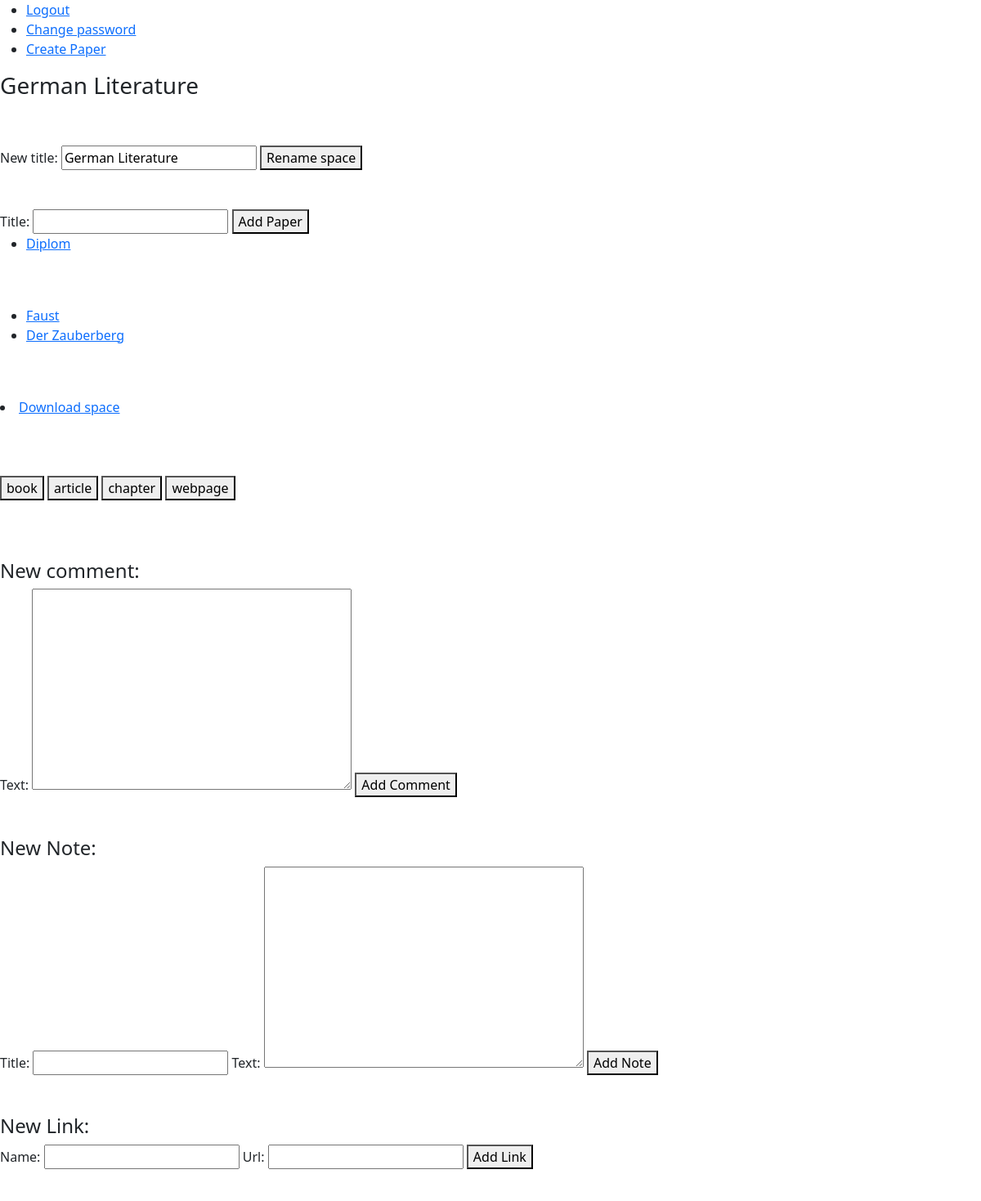
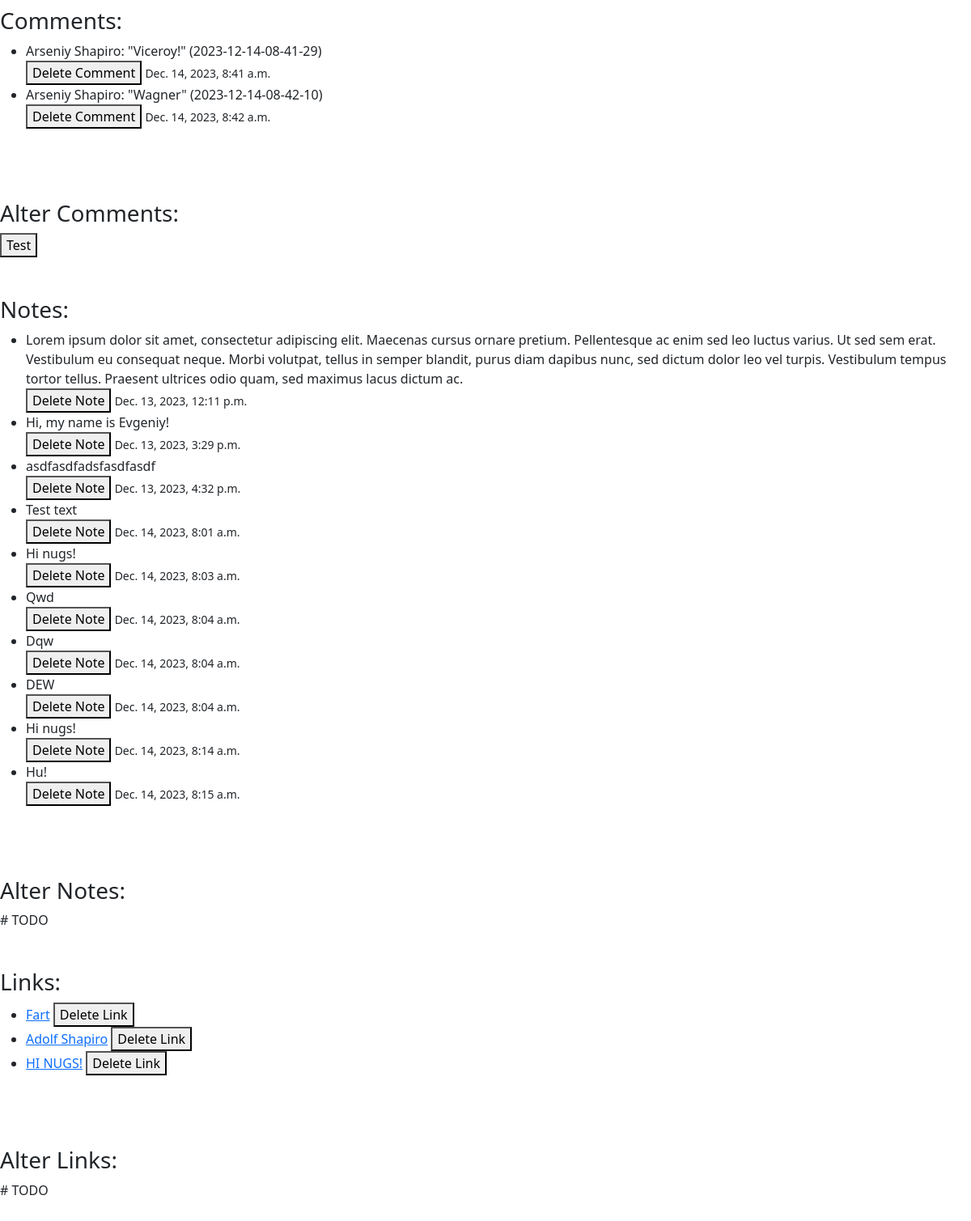
The app's page /work_space/2 (signed in), older data (2 pictures, top to bottom).
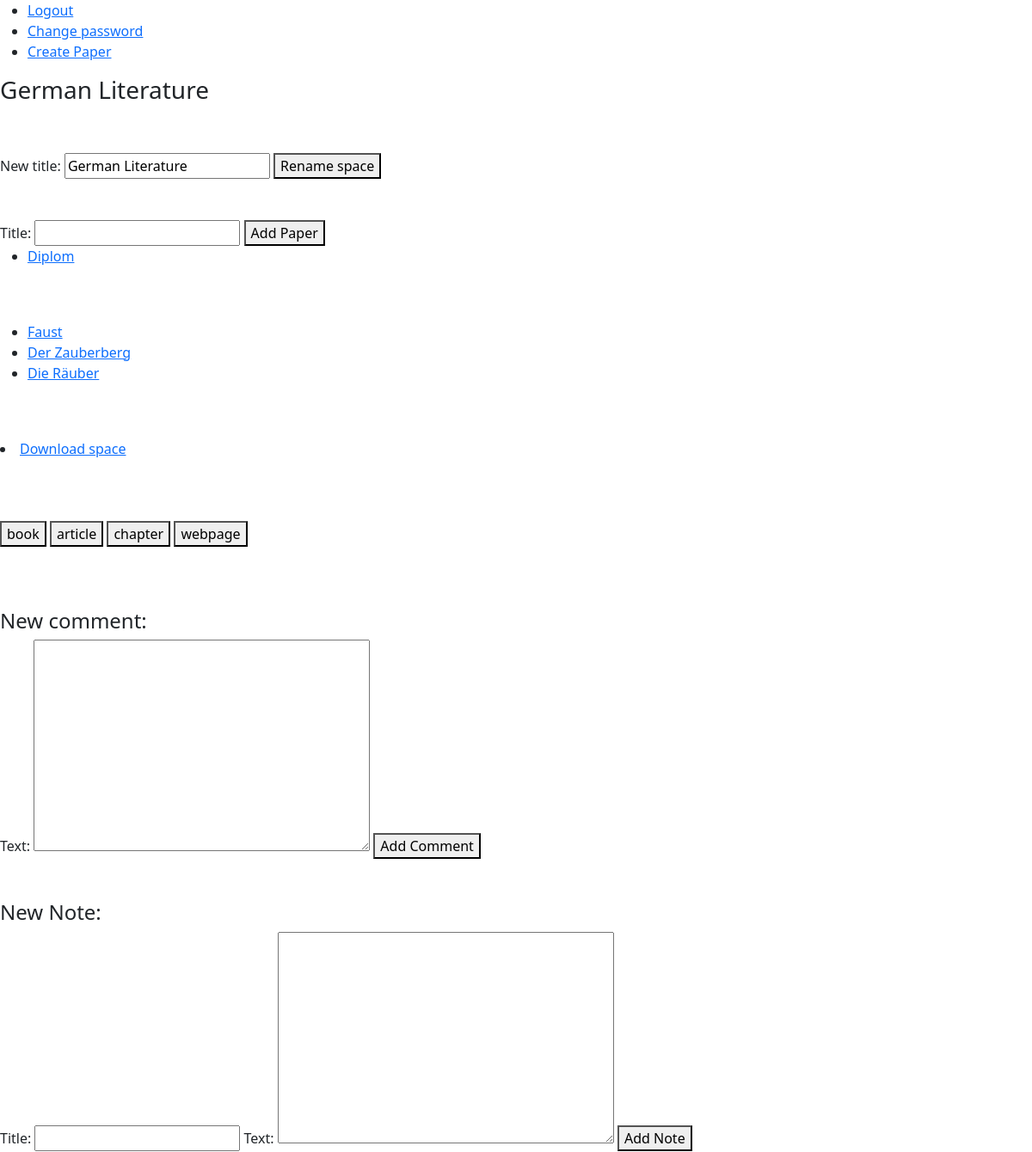
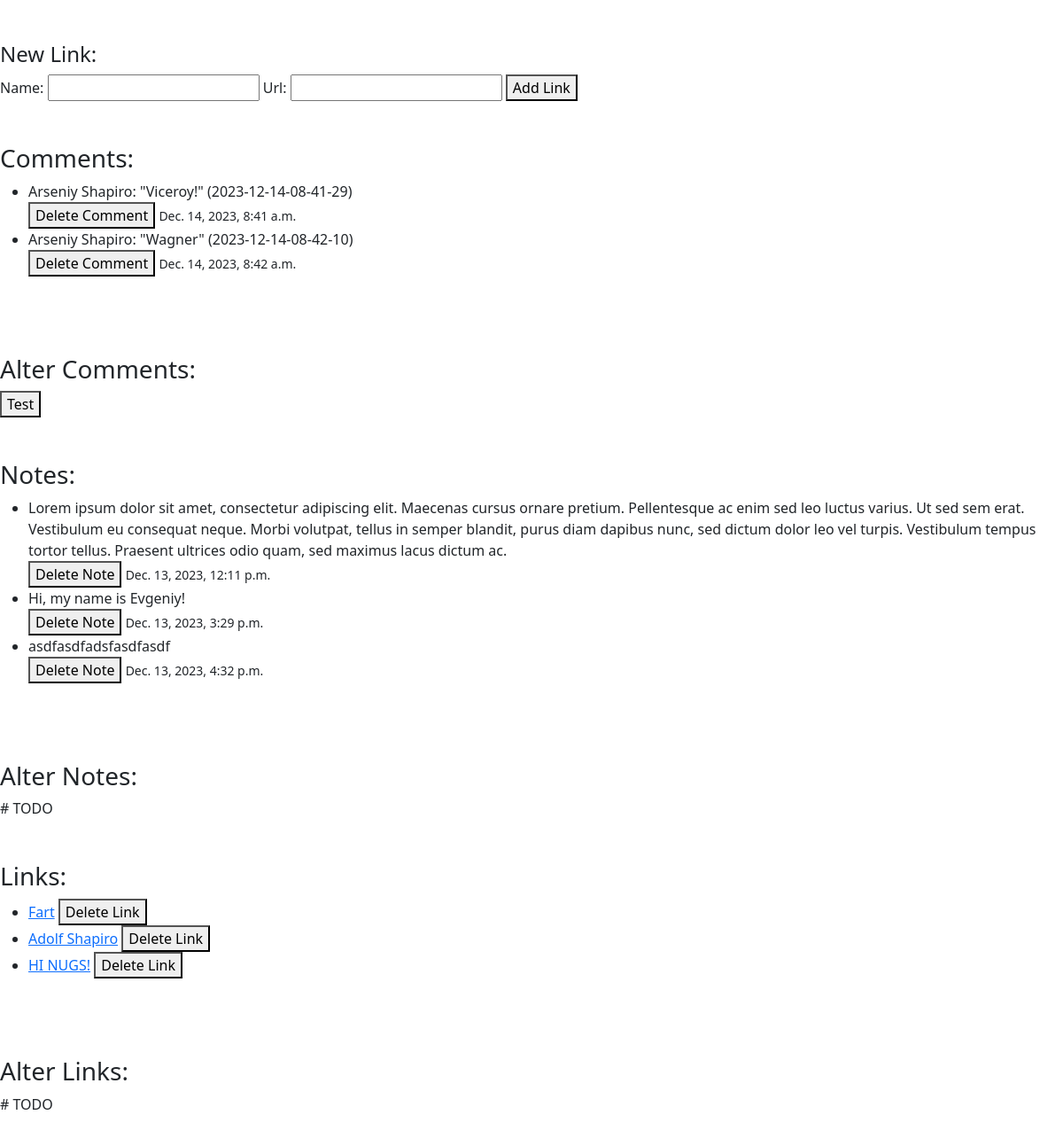
The same page, newer data (2 pictures, top to bottom).
### work_space/models.py (models this page shows, shortened)
class WorkSpace(models.Model):
    owner = models.ForeignKey(User, on_delete=models.CASCADE, related_name="work_spaces")
    guests = models.ManyToManyField(User, related_name="guest_work_spaces")
    title = models.CharField(max_length=50)
    archived = models.BooleanField(default=False)
    share_sources = models.BooleanField(default=False)
    def __str__(self):
        return self.title

### paper_work/models.py (models this page shows, shortened)
class Paper(models.Model):
    work_space = models.ForeignKey(WorkSpace, on_delete=models.CASCADE, related_name="papers")
    user = models.ForeignKey(User, on_delete=models.CASCADE)
    title = models.CharField(max_length=50, unique=True)
    sources = models.ManyToManyField(Source, related_name="papers")
    citation_style = models.CharField(max_length=10, default="APA & MLA")
    archived = models.BooleanField(default=False)
    published = models.BooleanField(default=False)
    def __str__(self):
        return self.title

### bookshelf/models.py (models this page shows, shortened)
class Source(models.Model):
    real_type = models.ForeignKey(ContentType, editable=False, on_delete=models.CASCADE)
    work_space = models.ForeignKey(WorkSpace, on_delete=models.CASCADE, related_name="sources")
    user = models.ForeignKey(User, on_delete=models.CASCADE, related_name="sources")
    title = models.CharField(max_length=100)
    author = models.CharField(max_length=70, blank=True)
    year = models.CharField(max_length=5, blank=True)
    file = models.FileField(upload_to=saving_path, blank=True)
    link = models.CharField(max_length=40, blank=True)
    def __str__(self):
        return self.title

### work_space_parts/models.py (models this page shows)
class Comment(models.Model):
    work_space = models.ForeignKey(WorkSpace, on_delete=models.CASCADE, related_name="comments")
    user = models.ForeignKey(User, on_delete=models.CASCADE, related_name="comments")
    reply_to = models.ForeignKey("self", on_delete=models.CASCADE, blank=True, null=True, related_name="replies")
    text = models.TextField()
    created = models.DateTimeField(auto_now_add=True)
    def get_creation_time(self):
        return self.created.strftime(SAVING_TIME_FORMAT)
    def __str__(self):
        if self.work_space.guests.all():
            return f'{self.user}: "{self.text}" ({self.get_creation_time()})'
        return f'"{self.text}" ({self.get_creation_time()})'

class Note(models.Model):
    work_space = models.ForeignKey(WorkSpace, on_delete=models.CASCADE, related_name="notes")
    user = models.ForeignKey(User, on_delete=models.CASCADE, related_name="notes")
    title = models.CharField(max_length=50)
    text = models.TextField()
    created = models.DateTimeField(auto_now_add=True)
    def __str__(self):
        return self.text

class Link(models.Model):
    work_space = models.ForeignKey(WorkSpace, on_delete=models.CASCADE, related_name="links")
    user = models.ForeignKey(User, on_delete=models.CASCADE, related_name="links")
    name = models.CharField(max_length=50)
    url = models.URLField()
    def __str__(self):
        return self.name

### user_management/models.py (models this page shows)
class User(AbstractUser):
    def __str__(self):
        return f"{self.first_name} {self.last_name}"

### work_space/views.py (the view)
# urls.py: path("work_space/<int:space_id>", views.work_space_view, name="space_view")
@login_required
def work_space_view(request, space_id):
    space = check_work_space(space_id, request.user)
    params = {
        "space": space,
        "papers": space.papers.all(),
        "books": space.sources.all(),
        "comments": space.comments.all(),
        "notes": space.notes.all(),
        "links": space.links.all(),
        "form": NewPaperForm(),
        "book_form": BookForm(),
        "article_form": ArticleForm(),
        "chapter_form": ChapterForm(),
        "webpage_form": WebpageForm(),
        "comment_form": NewCommentForm(),
        "alter_comment_form": AlterCommentForm(),
        "note_form": NewNoteForm(),
        "alter_note_form": AlterNoteForm(),
        "link_form": NewLinkForm(),
        "alter_link_form": AlterLinkForm(),
        "rename_form": RenameSpaceForm().set_initial(space),
    }
    return render(request, "work_space/work_space_view.html", params)

### paper_work/forms.py (shortened to what this page needs)
class NewPaperForm(forms.Form):
    title = forms.CharField(max_length=50)

### bookshelf/forms.py
class BookForm(CommonFields):
    source_type = forms.CharField(widget=forms.HiddenInput(attrs={"value": "book"}))
    title = forms.CharField()
    publishing_house = forms.CharField()
    year = forms.CharField()

### utils/verification.py (called while the page is built)
def check_work_space(space_id: int, user: User) -> WorkSpace | Http404 | PermissionDenied:
    try:
        space = WorkSpace.objects.get(pk=space_id)
    except ObjectDoesNotExist:
        raise Http404
    else:
        if space.owner != user and user not in space.guests.all():
            raise PermissionDenied
    return space

### work_space/forms.py (called while the page is built)
    def set_initial(self, space: WorkSpace):
        self.fields["new_title"].initial = space.title
        return self

### templates/work_space/work_space_view.html (shortened to what this page needs)
{% extends "layout.html" %}
{% load static %}
{% block css %}
    <link href="{% static 'css/work_space/styles.css' %}" rel="stylesheet">
{% endblock %}
{% block body %}
    <h3 id="space_title">{{ space }}</h3><br><br>
    <form action="{% url 'work_space:rename_space' space.pk %}" id="rename_form" method="post">
        {{ rename_form }}
        <button type="submit">Rename space</button>
    </form><br><br>
    <form action="{% url 'paper_work:create_paper' space.pk %}" method="post">
        {{ form }}
        <button id="change_password_button" type="submit">Add Paper</button>
    </form>
    <ul>
        {% for paper in papers %}
        <li>
            <a href="{% url 'paper_work:paper_space' paper.pk %}">{{ paper }}</a>
        </li>
        {% endfor %}
    </ul><br><br>
    <ul>
        {% for book in books %}
        <li>
           <a href="{% url 'bookshelf:source_space' book.pk %}">{{ book }}</a>
        </li>
        {% endfor %}
    </ul><br><br>
    <li>
        <a href="{% url 'work_space:download_space' space.pk %}">Download space</a>
    </li><br><br><br>
    <button class="show_form_button" id="book" type="button">book</button>
    <button class="show_form_button" id="article" type="button">article</button>
    <button class="show_form_button" id="chapter" type="button">chapter</button>
    <button class="show_form_button" id="webpage" type="button">webpage</button>
    <br><br><br><br>
    <h4>New comment:</h4>
    <form action="{% url 'work_space_parts:leave_comment' space.pk %}" id="comment_form" method="post">
        {{ comment_form }}
        <button type="submit">Add Comment</button>
    </form><br><br>
    <h4>New Note:</h4>
    <form action="{% url 'work_space_parts:leave_note' space.pk %}" id="note_form" method="post">
        {{ note_form }}
        <button type="submit">Add Note</button>
    </form><br><br>
    <h4>New Link:</h4>
    <form action="{% url 'work_space_parts:add_link' space.pk %}" id="link_form" method="post">
        {{ link_form }}
        <button type="submit">Add Link</button>
    </form><br><br>
    <h3>Comments:</h3>
    <ul>
        {% for comment in comments %}
        <div id="comment_{{ comment.pk }}">
            <li>{{ comment }}</li>
            <button onclick="return delete_comment('{{ comment.pk }}')" type="button">Delete Comment</button>
            <small>{{ comment.created }}</small>
        </div>
        {% endfor %}
    </ul><br><br><br>
    <h3>Alter Comments:</h3>
    <button type="button" onclick="return leave_comment('{{ space.pk }}')">Test</button>
    <br><br><br>
    <h3>Notes:</h3>
    <ul>
        {% for note in notes %}
            <div id="note_{{ note.pk }}">
                <li>{{ note }}</li>
                <button onclick="return delete_note('{{ note.pk }}')" type="button">Delete Note</button>
                <small>{{ note.created }}</small>
            </div>
        {% endfor %}
    </ul><br><br><br>
    <h3>Alter Notes:</h3>
    # TODO
    <br><br><br>
    <h3>Links:</h3>
    <ul>
        {% for link in links %}
            <div id="link_{{ link.pk }}">
                <li>
                    <a href="{{ link.url }}">{{ link }}</a>
                    <button onclick="return delete_link('{{ link.pk }}')" type="button">Delete Link</button>
                </li>
            </div>
        {% endfor %}
    </ul><br><br><br>
    <h3>Alter Links:</h3>
    # TODO
    <br><br><br>
{% endblock %}

### templates/layout.html (shortened to what this page needs)
{% load static %}
<!DOCTYPE html>
<html lang="en">
    <head>
        <link href="{% static 'css/website/styles.css' %}" rel="stylesheet">
        <link href="https://cdn.jsdelivr.net/npm/bootstrap@5.1.3/dist/css/bootstrap.min.css" rel="stylesheet">
        {% block css %}{% endblock %}
    </head>
    <body>
        <ul>
            {% if user.is_authenticated %}
                <li><a href="{% url 'user_management:logout' %}">Logout</a></li>
                <li><a href="{% url 'user_management:change_password' %}">Change password</a></li>
                <li><a href="{% url 'work_space:create_space' %}">Create Paper</a></li>
            {% else %}
                <li><a href="{% url 'user_management:login' %}">Login</a></li>
                <li><a href="{% url 'user_management:register' %}">Register</a></li>
            {% endif %}
        </ul>
        <main>
            {% block body %}{% endblock %}
        </main>
    </body>
</html>

Row changes from the older to the newer data that the page shows:
removed Note: text "Test text", created "Dec. 14, 2023, 8:01 a.m."
removed Note: text "Hi nugs!", created "Dec. 14, 2023, 8:03 a.m."
removed Note: text "Qwd", created "Dec. 14, 2023, 8:04 a.m."
removed Note: text "Dqw", created "Dec. 14, 2023, 8:04 a.m."
removed Note: text "DEW", created "Dec. 14, 2023, 8:04 a.m."
removed Note: text "Hi nugs!", created "Dec. 14, 2023, 8:14 a.m."
removed Note: text "Hu!", created "Dec. 14, 2023, 8:15 a.m."
added Source: title "Die Räuber"
